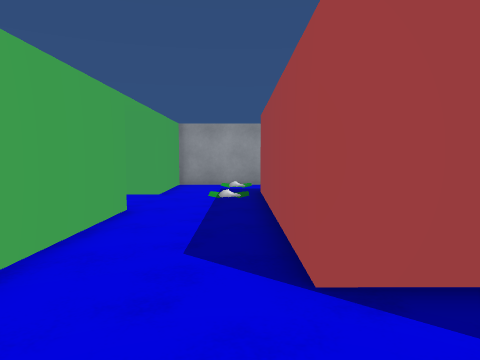
View 1 (above)

24 first-person views from a walk through a Unity game level. The camera is 1.3 m above the floor, tilts 4° down and sees 70° across. The floor is counted in squares, 1 m on a side. Each view is taken from the middle of a square. On the plan, view 1 faces up. The plan holds only what a view shows up to about 15 squares ahead; the rest is blank. The player character is not drawn.

View 2
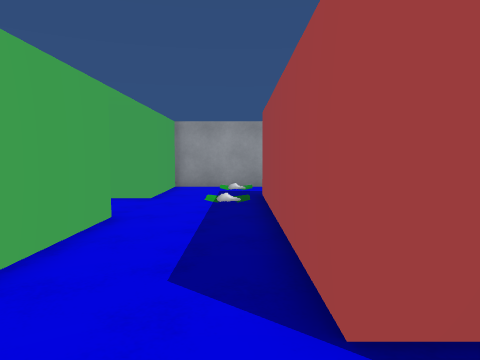

View 3
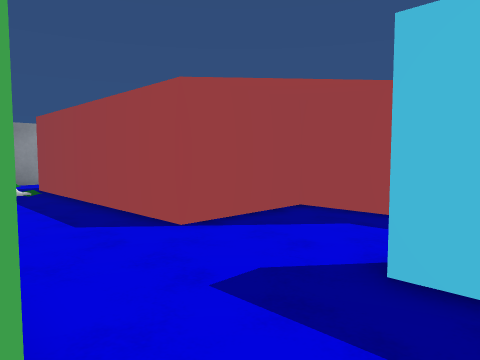

View 4
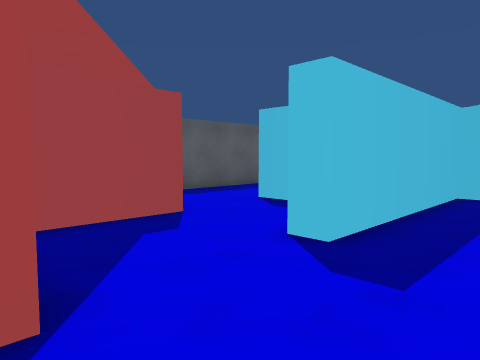

View 5
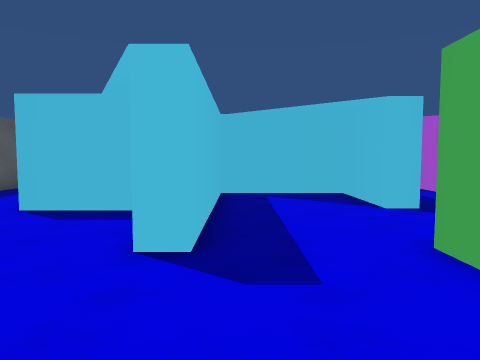

View 6
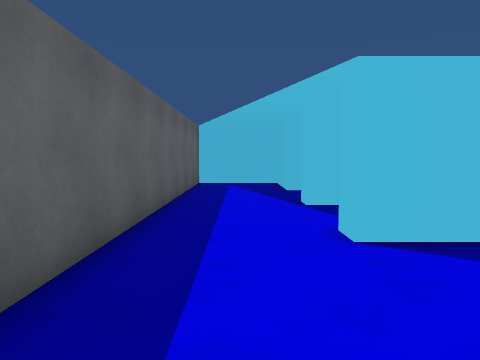

View 7
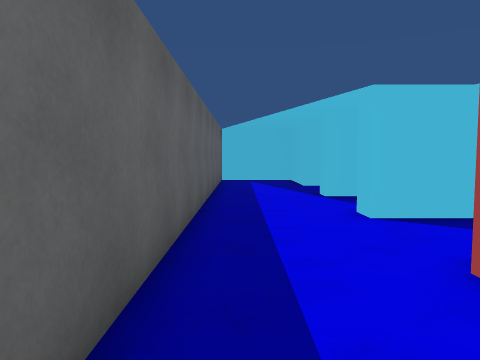

View 8
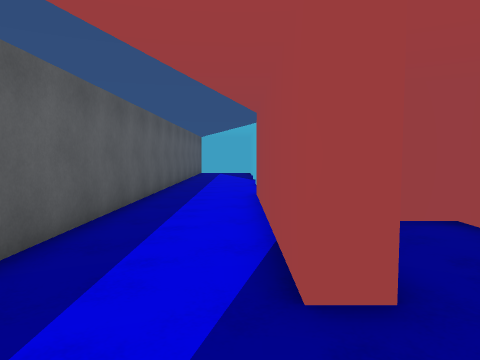

View 9
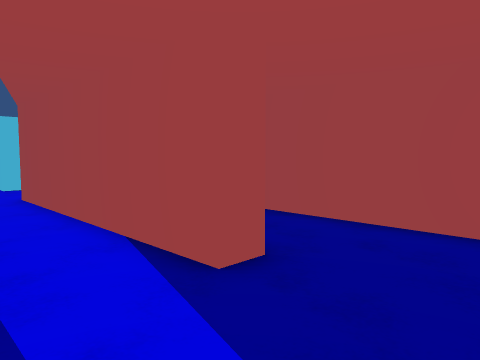

View 10
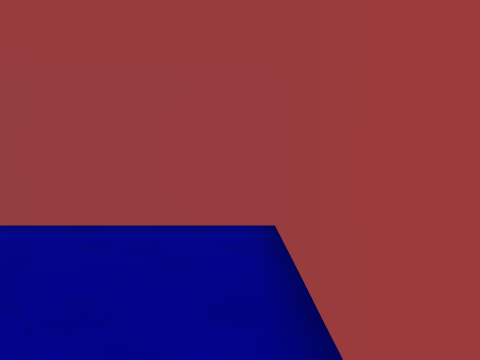

View 11
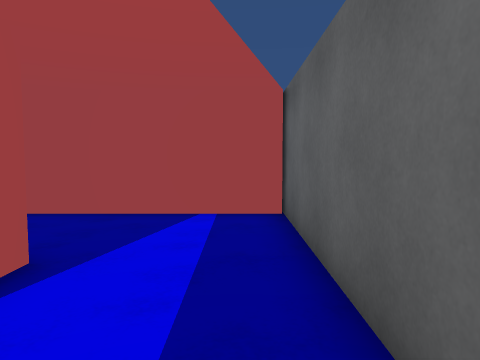

View 12
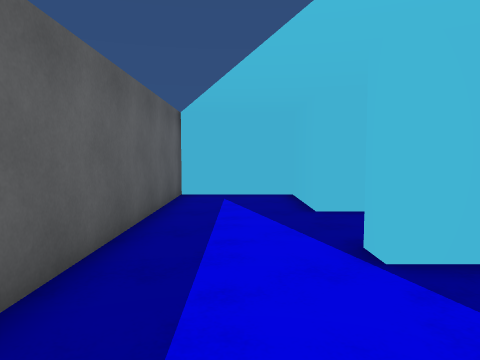

View 13
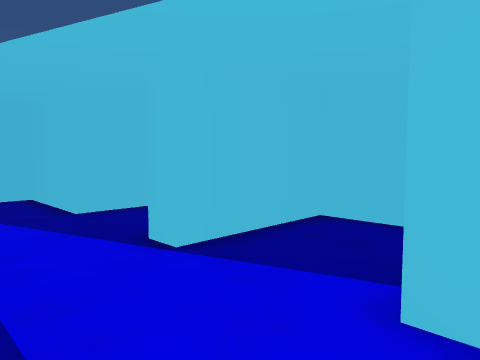

View 14
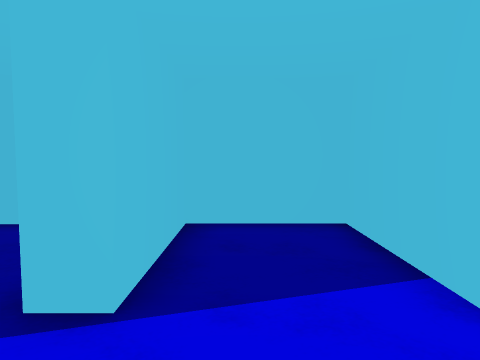

View 15
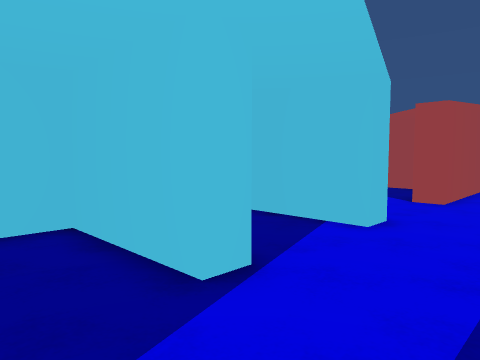

View 16
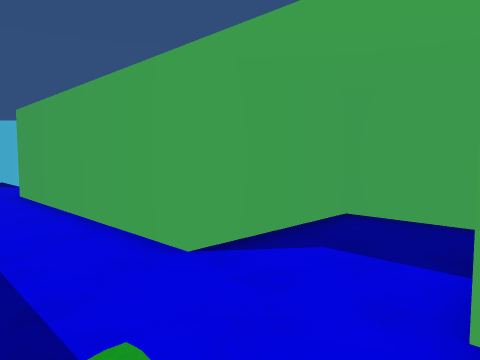

View 17
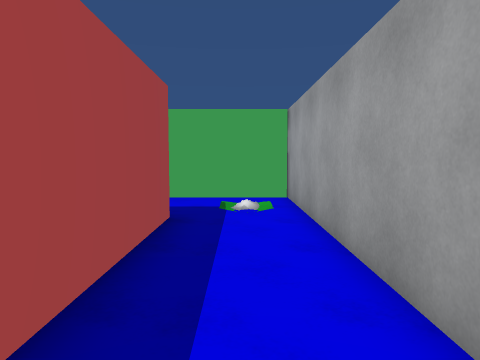

View 18
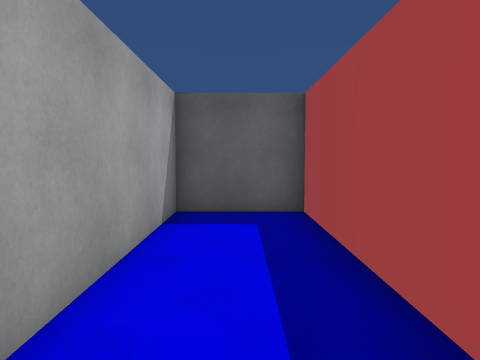

View 19
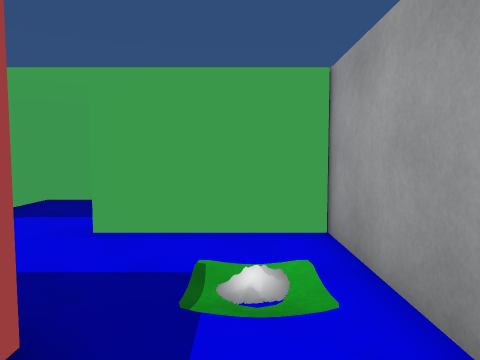

View 20
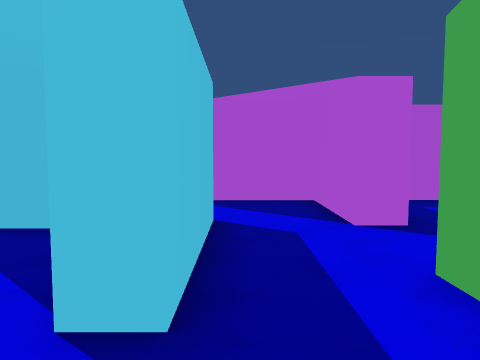

View 21
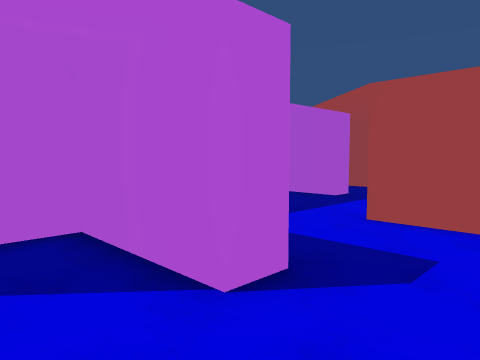

View 22
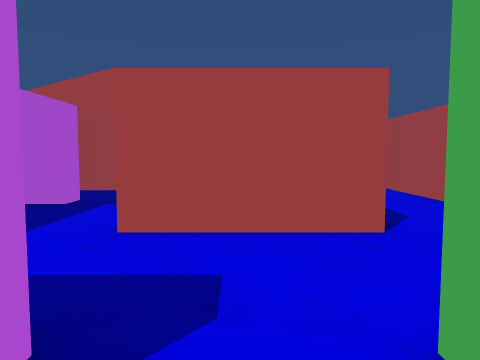

View 23
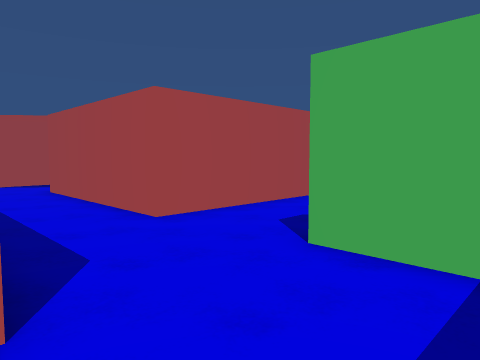

View 24
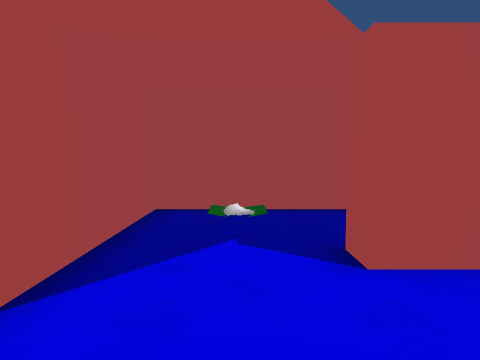

### Floor plan
Points are (right, up) in squares from view 1. A wall is a line through its corners. A room is listed if a view was taken in it or the views show most of it. See-through windows are left out.
Room 1 (views 1, 2, 3, 4, 5, 6, 7, 8, 9, 10, 11, 12, 13, 14, 15, 16, 17, 18, 19, 20)
walls: (2.5, -4.1) (5.3, -4.1) (5.3, -4.9) (1.4, -4.9) (1.4, -8.1) (5.3, -8.1) (5.3, -8.8) (1.6, -8.8) (1.6, -11.6); (4.5, 8.1) (5.4, 8.1) (5.4, -0.7) (4.6, -0.7) (4.6, 3.3) (0.8, 3.3) (0.8, 12.5) (9, 12.5) (9, 15.5) (-3, 15.5); (-4.5, -4.4) (-3.6, -4.4) (-3.6, -8.1) (0.8, -8.1) (0.8, -0.6) (1.5, -0.6); (9, 11.7) (1.6, 11.7) (1.6, 4.2) (2.9, 4.2); (-7, 10.8) (-7, 8.3) (-2.7, 8.3) (-2.7, -0.9); (3.4, -12) (5.3, -12) (5.3, -15.5) (9, -15.5) (9, 12.1); (-2.7, 15.5) (-2.7, 11.7) (-4, 11.7)
ways out: opening at (-5.5, -5) to room 2
Room 2 (views 21, 22, 23, 24)
walls: (-15.4, 4.6) (-15.4, -1.1) (-22.5, -1.1) (-22.5, -0.2); (-21.4, 3.3) (-26.1, 3.3) (-26.1, -2.1); (-9.6, -0.7) (-11.9, -0.7); (-11.8, -4.5) (-11.8, -9.1); (-7.1, -4.9) (-7.1, -5.7); (-7.8, -5.7) (-8.2, -5.7); (-8.2, -8.4) (-7.2, -8.4) (-7.2, -9.6); (-11, -12) (-10, -12); (-4.5, -9) (-4.5, -4.4)
ways out: opening at (-5.5, -5) to room 1; opening at (-24.5, -5); opening at (-12, -10.5); opening at (-5.5, -9)

Where each view was taken, in squares from view 1:
view 1: 0 up, 0 right, facing up
view 2: 1 up, 0 right, facing up
view 3: 2 down, 3 left, facing up-right
view 4: 4 up, 2 left, facing down-right
view 5: 4 up, 0 right, facing down
view 6: 1 up, 7 right, facing down
view 7: 3 up, 8 right, facing down
view 8: 11 up, 6 right, facing down
view 9: 11 up, 8 right, facing down-left
view 10: 11 up, 8 right, facing left
view 11: 4 up, 8 right, facing up
view 12: 4 down, 7 right, facing down
view 13: 4 down, 8 right, facing down-left
view 14: 7 down, 8 right, facing left
view 15: 11 down, 8 right, facing up-left
view 16: 12 up, 0 right, facing down-left
view 17: 14 up, 8 right, facing left
view 18: 14 up, 1 right, facing right
view 19: 14 up, 3 right, facing left
view 20: 2 down, 5 left, facing down
view 21: 6 down, 5 left, facing down-left
view 22: 7 down, 6 left, facing left
view 23: 5 down, 9 left, facing up-left
view 24: 5 down, 24 left, facing up
